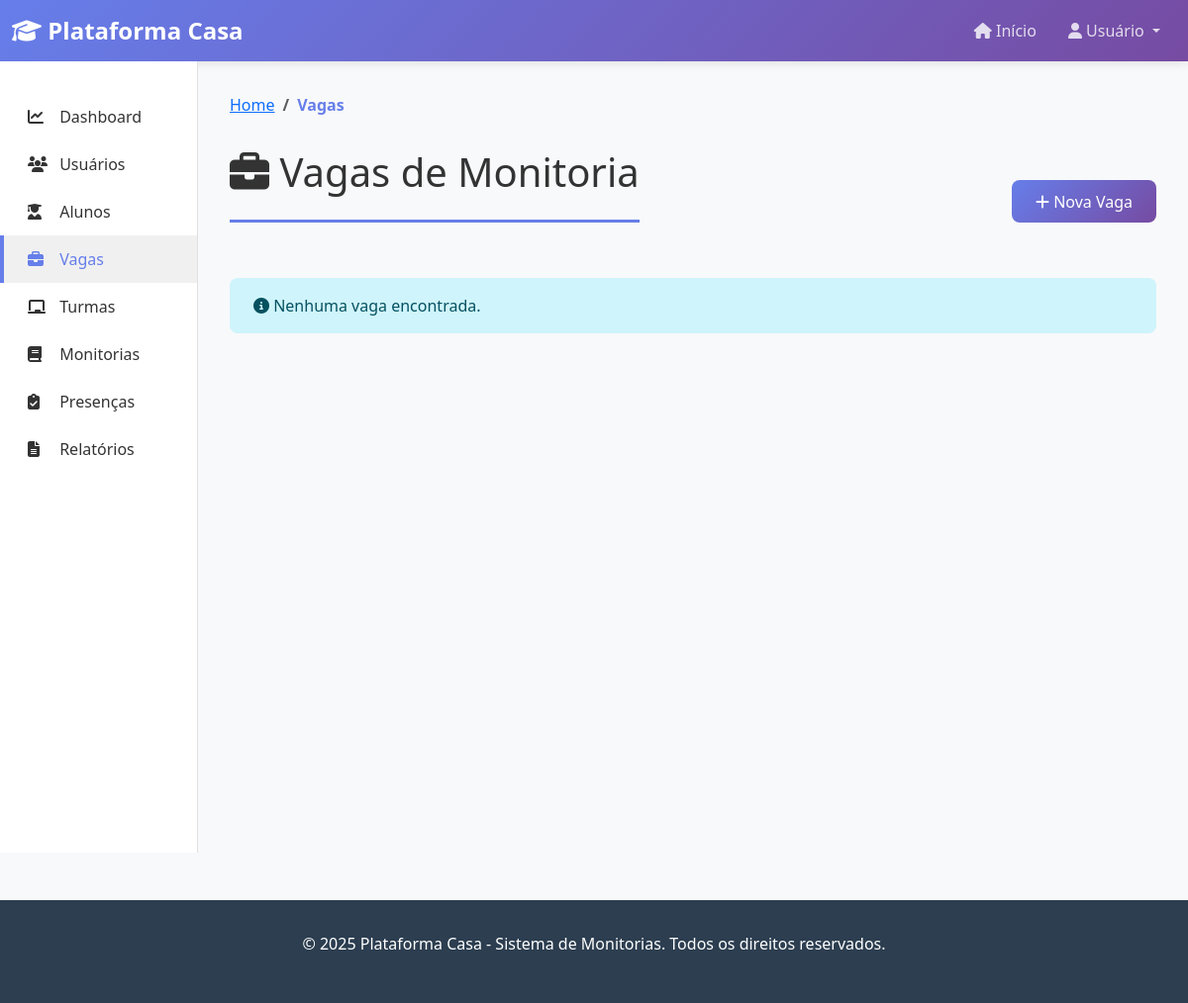
Page /vagas/ on the earlier database version.
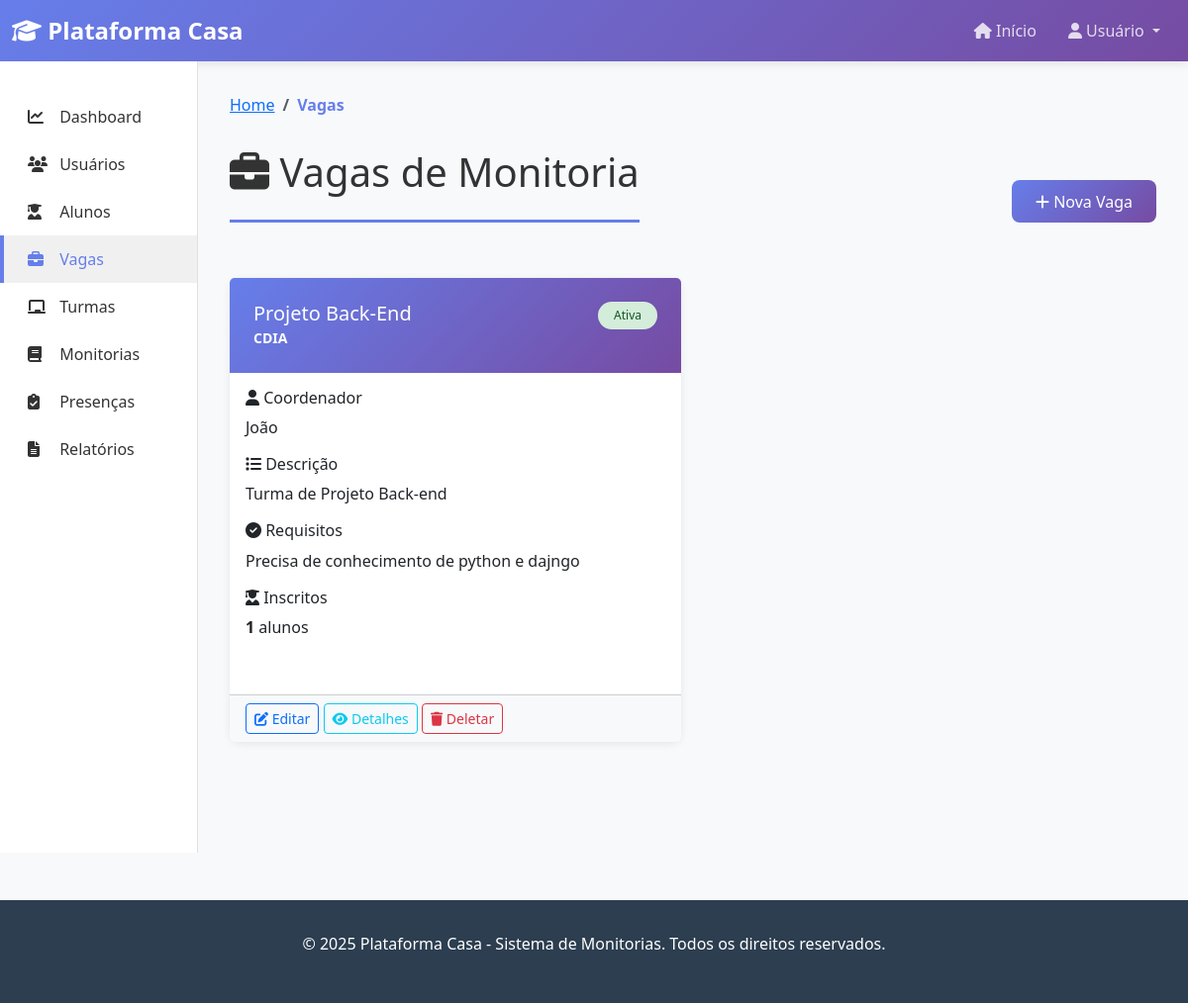
Same page on the later database version.
### plataforma_Casa/models.py (models this page shows, shortened)
class Vaga(models.Model):
    nome = models.CharField(max_length=100)
    curso = models.ForeignKey(Curso, on_delete=models.CASCADE)
    coordenador = models.ForeignKey(Funcionario, on_delete=models.CASCADE, related_name='vagas_coordenadas')
    descricao = models.TextField()
    requisitos = models.TextField()
    monitores = models.ManyToManyField(Aluno, related_name='vagas_inscritas', blank=True)
    ativo = models.BooleanField(default=True)
    criado_em = models.DateTimeField(auto_now_add=True)

class Curso(models.Model):
    nome = models.CharField(max_length=50)
    ativo = models.BooleanField(default=True)

class Usuario(models.Model):
    nome = models.CharField(max_length=100)
    email = models.EmailField(max_length=100)
    tipo_usuario = models.ForeignKey(TipoUsuario, on_delete=models.CASCADE)
    ativo = models.BooleanField(default=True)

### plataforma_Casa/views.py (the view)
# urls.py: path('vagas/', views.listar_vagas, name='listar_vagas'),
def listar_vagas(request):
    vagas = Vaga.objects.all().select_related('curso', 'coordenador').prefetch_related('monitores')
    curso_filtro = request.GET.get('curso')
    if curso_filtro:
        vagas = vagas.filter(curso__id=curso_filtro)
    status_filtro = request.GET.get('status')
    if status_filtro:
        vagas = vagas.filter(ativo=(status_filtro == 'ativa'))
    context = {
        'vagas': vagas,
        'cursos': Curso.objects.all(),
    }
    return render(request, 'vagas/listar.html', context)

### plataforma_Casa/templates/vagas/listar.html (shortened to what this page needs)
{% extends 'base.html' %}
{% block content %}
<nav aria-label="breadcrumb">
    <ol class="breadcrumb">
        <li class="breadcrumb-item"><a href="{% url 'dashboard' %}">Home</a></li>
        <li class="breadcrumb-item active">Vagas</li>
    </ol>
</nav>
<div class="d-flex justify-content-between align-items-center mb-4">
    <div class="page-title">
        <h1><i class="fas fa-briefcase"></i> Vagas de Monitoria</h1>
    </div>
    <a href="{% url 'criar_vaga' %}" class="btn btn-primary">
        <i class="fas fa-plus"></i> Nova Vaga
    </a>
</div>
<div class="row">
    {% for vaga in vagas %}
        <div class="col-md-6 mb-4">
            <div class="card h-100">
                <div class="card-header">
                    <div class="d-flex justify-content-between align-items-start">
                        <div>
                            <h5 class="mb-0">{{ vaga.nome }}</h5>
                            <small>{{ vaga.curso.nome }}</small>
                        </div>
                        <span class="badge {% if vaga.ativo %}status-active{% else %}status-inactive{% endif %}">
                            {% if vaga.ativo %}Ativa{% else %}Inativa{% endif %}
                        </span>
                    </div>
                </div>
                <div class="card-body">
                    <div class="mb-3">
                        <h6><i class="fas fa-user"></i> Coordenador</h6>
                        <p>{{ vaga.coordenador.nome }}</p>
                    </div>
                    <div class="mb-3">
                        <h6><i class="fas fa-list"></i> Descrição</h6>
                        <p>{{ vaga.descricao|truncatewords:20 }}</p>
                    </div>
                    <div class="mb-3">
                        <h6><i class="fas fa-check-circle"></i> Requisitos</h6>
                        <p>{{ vaga.requisitos|truncatewords:15 }}</p>
                    </div>
                    <div class="mb-3">
                        <h6><i class="fas fa-user-graduate"></i> Inscritos</h6>
                        <p><strong>{{ vaga.monitores.count }}</strong> alunos</p>
                    </div>
                </div>
                <div class="card-footer bg-light">
                    <a href="{% url 'editar_vaga' vaga.id %}" class="btn btn-sm btn-outline-primary">
                        <i class="fas fa-edit"></i> Editar
                    </a>
                    <a href="{% url 'detalhe_vaga' vaga.id %}" class="btn btn-sm btn-outline-info">
                        <i class="fas fa-eye"></i> Detalhes
                    </a>
                    <a href="{% url 'deletar_vaga' vaga.id %}" class="btn btn-sm btn-outline-danger" onclick="return confirm('Tem certeza?')">
                        <i class="fas fa-trash"></i> Deletar
                    </a>
                </div>
            </div>
        </div>
    {% empty %}
        <div class="col-12">
            <div class="alert alert-info">
                <i class="fas fa-info-circle"></i> Nenhuma vaga encontrada.
            </div>
        </div>
    {% endfor %}
</div>
{% endblock %}

Differences in the rows shown:
added Vaga: nome "Projeto Back-End", curso.nome "CDIA", ativo "Ativa", coordenador.nome "João", descricao "Turma de Projeto Back-end", requisitos "Precisa de conhecimento de python e dajngo", monitores.count "1"
Other differences:
text no longer shown: "Nenhuma vaga encontrada."
